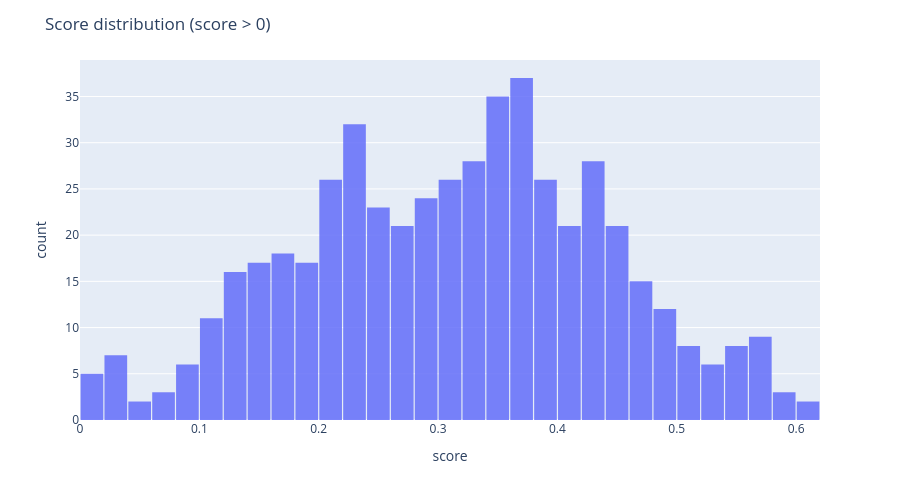

The notebook cell this image was saved under:
### Markdown cell above
## Score Distribution Histogram

### Code cell
summary_plot = summary[summary["score"] > 0].copy()

fig = px.histogram(
    summary_plot,
    x="score",
    nbins=50,
    labels={"score": "score"},
    opacity=0.85,
)

fig.update_layout(
    width=900,
    height=500,
    title="Score distribution (score > 0)",
    bargap=0.05
)

fig.show()

### Figure 1 — Plotly figure (JSON) as saved in the notebook; plotly's stock layout.template omitted (floating-point values rounded to 4 significant figures; data arrays with more than 128 entries replaced by an {"elided": "..."} marker saying what was removed)
{"data": [{"bingroup": "x", "hovertemplate": "score=%{x}<br>count=%{y}<extra></extra>", "legendgroup": "", "marker": {"color": "#636efa", "opacity": 0.85, "pattern": {"shape": ""}}, "name": "", "nbinsx": 50, "orientation": "v", "showlegend": false, "type": "histogram", "x": {"elided": "513 float values"}, "xaxis": "x", "yaxis": "y"}], "layout": {"bargap": 0.05, "barmode": "relative", "height": 500, "legend": {"tracegroupgap": 0}, "margin": {"t": 60}, "title": {"text": "Score distribution (score > 0)"}, "width": 900, "xaxis": {"anchor": "y", "domain": [0, 1], "title": {"text": "score"}}, "yaxis": {"anchor": "x", "domain": [0, 1], "title": {"text": "count"}}}}
